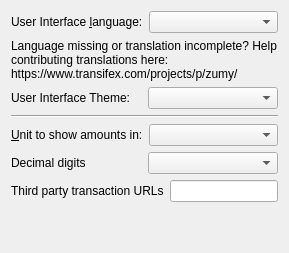
     <widget class="QWidget" name="tabDisplay">
      <attribute name="title">
       <string>&amp;Display</string>
      </attribute>
      <layout class="QVBoxLayout" name="verticalLayout_Display">
       <item>
        <layout class="QHBoxLayout" name="horizontalLayout_1_Display">
         <item>
          <widget class="QLabel" name="langLabel">
           <property name="text">
            <string>User Interface &amp;language:</string>
           </property>
           <property name="textFormat">
            <enum>Qt::PlainText</enum>
           </property>
           <property name="buddy">
            <cstring>lang</cstring>
           </property>
          </widget>
         </item>
         <item>
          <widget class="QValueComboBox" name="lang">
           <property name="toolTip">
            <string>The user interface language can be set here. This setting will take effect after restarting Zumy.</string>
           </property>
          </widget>
         </item>
        </layout>
       </item>
       <item>
        <widget class="QLabel" name="label_3">
         <property name="toolTip">
          <string notr="true"/>
         </property>
         <property name="statusTip">
          <string notr="true"/>
         </property>
         <property name="whatsThis">
          <string notr="true"/>
         </property>
         <property name="accessibleName">
          <string notr="true"/>
         </property>
         <property name="text">
          <string>Language missing or translation incomplete? Help contributing translations here:
https://www.transifex.com/projects/p/zumy/</string>
         </property>
         <property name="wordWrap">
          <bool>true</bool>
         </property>
         <property name="openExternalLinks">
          <bool>true</bool>
         </property>
         <property name="textInteractionFlags">
          <set>Qt::TextBrowserInteraction</set>
         </property>
        </widget>
       </item>
       <item>
        <layout class="QHBoxLayout" name="horizontalLayout_4_Display" stretch="0,0">
         <item>
          <widget class="QLabel" name="themeLabel">
           <property name="text">
            <string>User Interface Theme:</string>
           </property>
          </widget>
         </item>
         <item>
          <widget class="QValueComboBox" name="theme"/>
         </item>
        </layout>
       </item>
       <item>
        <widget class="Line" name="line">
         <property name="orientation">
          <enum>Qt::Horizontal</enum>
         </property>
        </widget>
       </item>
       <item>
        <layout class="QHBoxLayout" name="horizontalLayout_2_Display">
         <item>
          <widget class="QLabel" name="unitLabel">
           <property name="text">
            <string>&amp;Unit to show amounts in:</string>
           </property>
           <property name="textFormat">
            <enum>Qt::PlainText</enum>
           </property>
           <property name="buddy">
            <cstring>unit</cstring>
           </property>
          </widget>
         </item>
         <item>
          <widget class="QValueComboBox" name="unit">
           <property name="toolTip">
            <string>Choose the default subdivision unit to show in the interface and when sending coins.</string>
           </property>
          </widget>
         </item>
        </layout>
       </item>
       <item>
        <layout class="QHBoxLayout" name="horizontalLayout_5_Display">
         <item>
          <widget class="QLabel" name="digitsLabel">
           <property name="text">
            <string>Decimal digits</string>
           </property>
          </widget>
         </item>
         <item>
          <widget class="QValueComboBox" name="digits"/>
         </item>
        </layout>
       </item>
       <item>
        <layout class="QHBoxLayout" name="horizontalLayout_3_Display">
         <item>
          <widget class="QLabel" name="thirdPartyTxUrlsLabel">
           <property name="toolTip">
            <string>Third party URLs (e.g. a block explorer) that appear in the transactions tab as context menu items.&lt;br/&gt;%s in the URL is replaced by transaction hash. Multiple URLs are separated by vertical bar |.</string>
           </property>
           <property name="text">
            <string>Third party transaction URLs</string>
           </property>
           <property name="buddy">
            <cstring>thirdPartyTxUrls</cstring>
           </property>
          </widget>
         </item>
         <item>
          <widget class="QLineEdit" name="thirdPartyTxUrls">
           <property name="toolTip">
            <string>Third party URLs (e.g. a block explorer) that appear in the transactions tab as context menu items.&lt;br/&gt;%s in the URL is replaced by transaction hash. Multiple URLs are separated by vertical bar |.</string>
           </property>
          </widget>
         </item>
        </layout>
       </item>
       <item>
        <spacer name="verticalSpacer">
         <property name="orientation">
          <enum>Qt::Vertical</enum>
         </property>
         <property name="sizeHint" stdset="0">
          <size>
           <width>20</width>
           <height>40</height>
          </size>
         </property>
        </spacer>
       </item>
      </layout>
     </widget>
